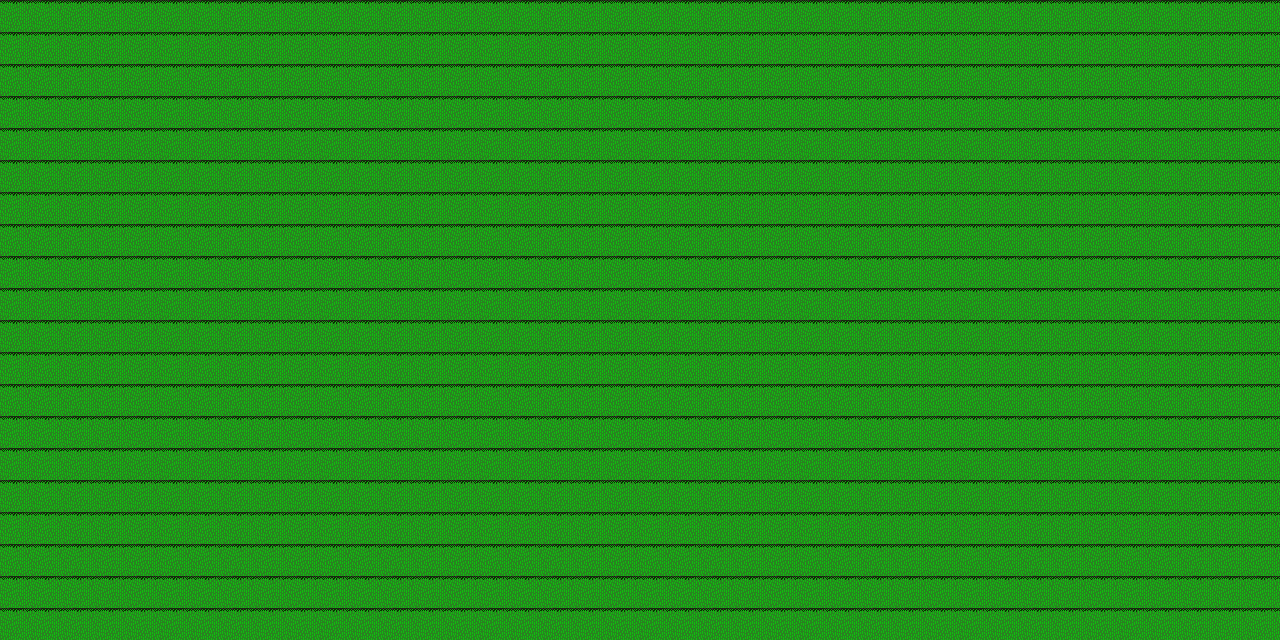

Below is a game level as drawn by its tile map, then a one-line description and the .tmx that defines it (tile-layer data replaced by summaries):
An orthogonal 40x20 tile map with 32x32 px tiles, 1 tile layer (Tile Layer 1).

<map version="1.8" tiledversion="1.8.6" orientation="orthogonal" renderorder="right-down" width="40" height="20" tilewidth="32" tileheight="32" infinite="0" nextlayerid="2" nextobjectid="1">
 <tileset firstgid="1" source="Slates v.2 [32x32px orthogonal tileset by Ivan Voirol].tsx" />
 <layer id="1" name="Tile Layer 1" width="40" height="20">
  <data>[800 cells, 800 non-empty, 1 distinct tile ids]</data>
 </layer>
</map>
